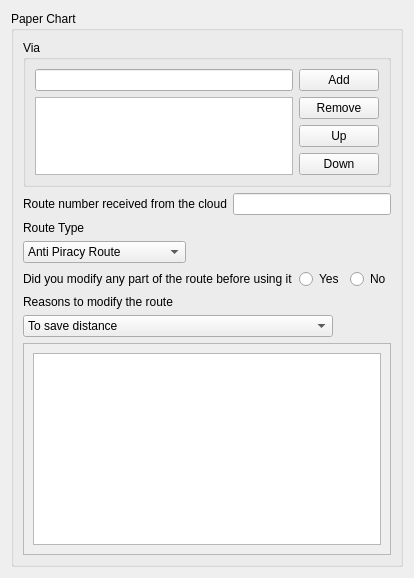
     <widget class="QWidget" name="tab_3">
      <attribute name="title">
       <string>Paper Chart</string>
      </attribute>
      <layout class="QGridLayout" name="gridLayout_11">
       <item row="0" column="0">
        <widget class="QGroupBox" name="groupBox_3">
         <property name="title">
          <string>Paper Chart</string>
         </property>
         <layout class="QVBoxLayout" name="verticalLayout_11">
          <item>
           <widget class="QGroupBox" name="groupBox_5">
            <property name="sizePolicy">
             <sizepolicy hsizetype="Preferred" vsizetype="Preferred">
              <horstretch>0</horstretch>
              <verstretch>0</verstretch>
             </sizepolicy>
            </property>
            <property name="title">
             <string>Via</string>
            </property>
            <layout class="QGridLayout" name="gridLayout">
             <item row="2" column="1">
              <widget class="QPushButton" name="via_up_btn">
               <property name="sizePolicy">
                <sizepolicy hsizetype="Fixed" vsizetype="Fixed">
                 <horstretch>0</horstretch>
                 <verstretch>0</verstretch>
                </sizepolicy>
               </property>
               <property name="text">
                <string>Up</string>
               </property>
              </widget>
             </item>
             <item row="1" column="1">
              <widget class="QPushButton" name="via_remove_btn">
               <property name="sizePolicy">
                <sizepolicy hsizetype="Fixed" vsizetype="Fixed">
                 <horstretch>0</horstretch>
                 <verstretch>0</verstretch>
                </sizepolicy>
               </property>
               <property name="text">
                <string>Remove</string>
               </property>
              </widget>
             </item>
             <item row="3" column="1">
              <widget class="QPushButton" name="via_down_btn">
               <property name="sizePolicy">
                <sizepolicy hsizetype="Fixed" vsizetype="Fixed">
                 <horstretch>0</horstretch>
                 <verstretch>0</verstretch>
                </sizepolicy>
               </property>
               <property name="text">
                <string>Down</string>
               </property>
              </widget>
             </item>
             <item row="0" column="0" rowspan="4">
              <layout class="QVBoxLayout" name="verticalLayout_5">
               <item>
                <widget class="QLineEdit" name="via_name_edit">
                 <property name="sizePolicy">
                  <sizepolicy hsizetype="Expanding" vsizetype="Fixed">
                   <horstretch>0</horstretch>
                   <verstretch>0</verstretch>
                  </sizepolicy>
                 </property>
                </widget>
               </item>
               <item>
                <widget class="QListWidget" name="via_listWidget">
                 <property name="sizePolicy">
                  <sizepolicy hsizetype="Preferred" vsizetype="Preferred">
                   <horstretch>0</horstretch>
                   <verstretch>0</verstretch>
                  </sizepolicy>
                 </property>
                </widget>
               </item>
              </layout>
             </item>
             <item row="0" column="1">
              <widget class="QPushButton" name="via_add_btn">
               <property name="sizePolicy">
                <sizepolicy hsizetype="Fixed" vsizetype="Fixed">
                 <horstretch>0</horstretch>
                 <verstretch>0</verstretch>
                </sizepolicy>
               </property>
               <property name="text">
                <string>Add</string>
               </property>
              </widget>
             </item>
            </layout>
           </widget>
          </item>
          <item>
           <layout class="QHBoxLayout" name="horizontalLayout_10">
            <item>
             <widget class="QLabel" name="label_23">
              <property name="sizePolicy">
               <sizepolicy hsizetype="Fixed" vsizetype="Fixed">
                <horstretch>0</horstretch>
                <verstretch>0</verstretch>
               </sizepolicy>
              </property>
              <property name="text">
               <string>Route number received from the cloud</string>
              </property>
             </widget>
            </item>
            <item>
             <widget class="QLineEdit" name="received_route_number">
              <property name="sizePolicy">
               <sizepolicy hsizetype="Preferred" vsizetype="Fixed">
                <horstretch>0</horstretch>
                <verstretch>0</verstretch>
               </sizepolicy>
              </property>
             </widget>
            </item>
           </layout>
          </item>
          <item>
           <layout class="QVBoxLayout" name="verticalLayout_4">
            <item>
             <widget class="QLabel" name="label_18">
              <property name="sizePolicy">
               <sizepolicy hsizetype="Preferred" vsizetype="Fixed">
                <horstretch>0</horstretch>
                <verstretch>0</verstretch>
               </sizepolicy>
              </property>
              <property name="text">
               <string>Route Type</string>
              </property>
             </widget>
            </item>
            <item>
             <widget class="QComboBox" name="comboBox">
              <property name="sizePolicy">
               <sizepolicy hsizetype="Fixed" vsizetype="Fixed">
                <horstretch>0</horstretch>
                <verstretch>0</verstretch>
               </sizepolicy>
              </property>
              <item>
               <property name="text">
                <string>Anti Piracy Route</string>
               </property>
              </item>
              <item>
               <property name="text">
                <string>Economy Route</string>
               </property>
              </item>
              <item>
               <property name="text">
                <string>Low Traffic Route</string>
               </property>
              </item>
              <item>
               <property name="text">
                <string>Deep Water Route</string>
               </property>
              </item>
              <item>
               <property name="text">
                <string>Costal Navigation Route</string>
               </property>
              </item>
              <item>
               <property name="text">
                <string>Weather Route</string>
               </property>
              </item>
              <item>
               <property name="text">
                <string>Recommend Route</string>
               </property>
              </item>
             </widget>
            </item>
           </layout>
          </item>
          <item>
           <layout class="QHBoxLayout" name="horizontalLayout_11">
            <item>
             <widget class="QLabel" name="label_37">
              <property name="sizePolicy">
               <sizepolicy hsizetype="Preferred" vsizetype="Fixed">
                <horstretch>0</horstretch>
                <verstretch>0</verstretch>
               </sizepolicy>
              </property>
              <property name="text">
               <string>Did you modify any part of the route before using it</string>
              </property>
             </widget>
            </item>
            <item>
             <widget class="QRadioButton" name="modify_route_radio_yes">
              <property name="sizePolicy">
               <sizepolicy hsizetype="Preferred" vsizetype="Fixed">
                <horstretch>0</horstretch>
                <verstretch>0</verstretch>
               </sizepolicy>
              </property>
              <property name="text">
               <string>Yes</string>
              </property>
             </widget>
            </item>
            <item>
             <widget class="QRadioButton" name="modify_route_radio_no">
              <property name="sizePolicy">
               <sizepolicy hsizetype="Preferred" vsizetype="Fixed">
                <horstretch>0</horstretch>
                <verstretch>0</verstretch>
               </sizepolicy>
              </property>
              <property name="text">
               <string>No</string>
              </property>
             </widget>
            </item>
           </layout>
          </item>
          <item>
           <layout class="QVBoxLayout" name="verticalLayout_2">
            <item>
             <widget class="QLabel" name="label_38">
              <property name="sizePolicy">
               <sizepolicy hsizetype="Fixed" vsizetype="Fixed">
                <horstretch>0</horstretch>
                <verstretch>0</verstretch>
               </sizepolicy>
              </property>
              <property name="text">
               <string>Reasons to modify the route</string>
              </property>
             </widget>
            </item>
            <item>
             <widget class="QComboBox" name="reason_modify_route_combo">
              <property name="sizePolicy">
               <sizepolicy hsizetype="Fixed" vsizetype="Fixed">
                <horstretch>0</horstretch>
                <verstretch>0</verstretch>
               </sizepolicy>
              </property>
              <item>
               <property name="text">
                <string>To save distance</string>
               </property>
              </item>
              <item>
               <property name="text">
                <string>To avoid navigation hazard(e.g wreck, obstructions)</string>
               </property>
              </item>
              <item>
               <property name="text">
                <string>To avoid heavy traffic area</string>
               </property>
              </item>
              <item>
               <property name="text">
                <string>To avoid heavy weather/rough sea</string>
               </property>
              </item>
              <item>
               <property name="text">
                <string>To follow the current</string>
               </property>
              </item>
              <item>
               <property name="text">
                <string>To replenish</string>
               </property>
              </item>
              <item>
               <property name="text">
                <string>Technical reasons</string>
               </property>
              </item>
              <item>
               <property name="text">
                <string>Operational reasons</string>
               </property>
              </item>
              <item>
               <property name="text">
                <string>Company/Charterer instruction</string>
               </property>
              </item>
              <item>
               <property name="text">
                <string>Others reasons</string>
               </property>
              </item>
             </widget>
            </item>
           </layout>
          </item>
          <item>
           <widget class="QScrollArea" name="scrollArea_4">
            <property name="sizePolicy">
             <sizepolicy hsizetype="Preferred" vsizetype="Preferred">
              <horstretch>0</horstretch>
              <verstretch>0</verstretch>
             </sizepolicy>
            </property>
            <property name="widgetResizable">
             <bool>true</bool>
            </property>
            <widget class="QWidget" name="scrollAreaWidgetContents_4">
             <property name="geometry">
              <rect>
               <x>0</x>
               <y>0</y>
               <width>834</width>
               <height>210</height>
              </rect>
             </property>
             <layout class="QGridLayout" name="gridLayout_7">
              <item row="0" column="0">
               <widget class="QTableWidget" name="pape_chart_table_widget">
                <property name="sizePolicy">
                 <sizepolicy hsizetype="Preferred" vsizetype="Preferred">
                  <horstretch>0</horstretch>
                  <verstretch>0</verstretch>
                 </sizepolicy>
                </property>
               </widget>
              </item>
             </layout>
            </widget>
           </widget>
          </item>
         </layout>
        </widget>
       </item>
      </layout>
     </widget>
